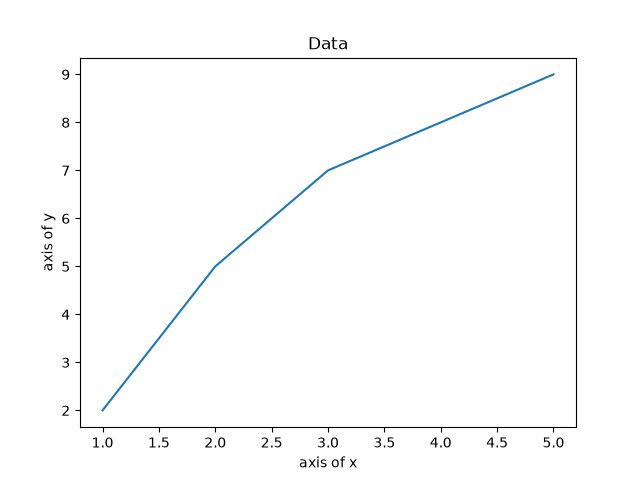

Write the Python code that produced this figure.
# set the axis labels
# xlabel() and ylabel() functions to set a label for the x- and y-axis.

import matplotlib.pyplot as plt

x = [1, 2, 3, 4, 5]
y = [2, 5, 7, 8, 9]

plt.plot(x, y)

plt.title("Data")
plt.xlabel("axis of x")
plt.ylabel("axis of y")

plt.savefig("01_axis.png")
